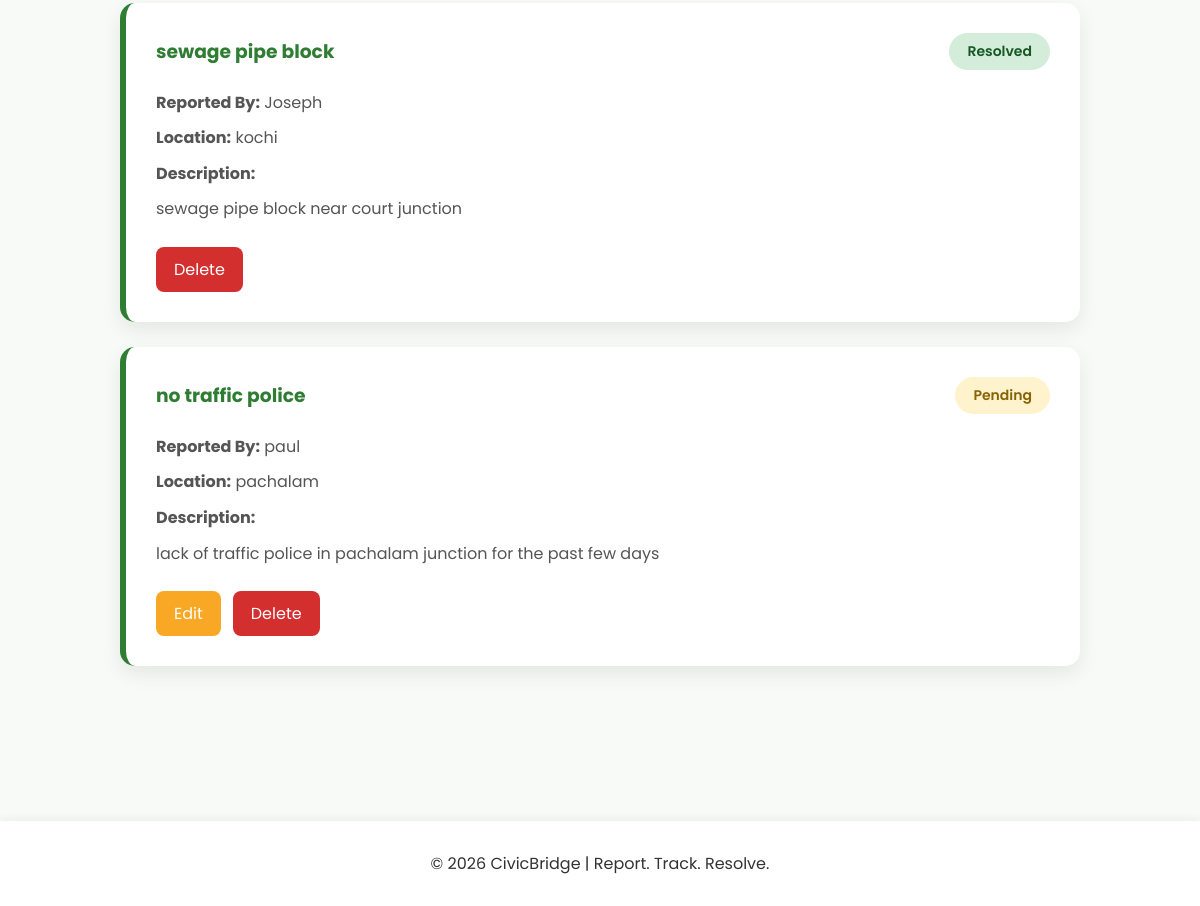
The app's page /issues (lower part), older data.
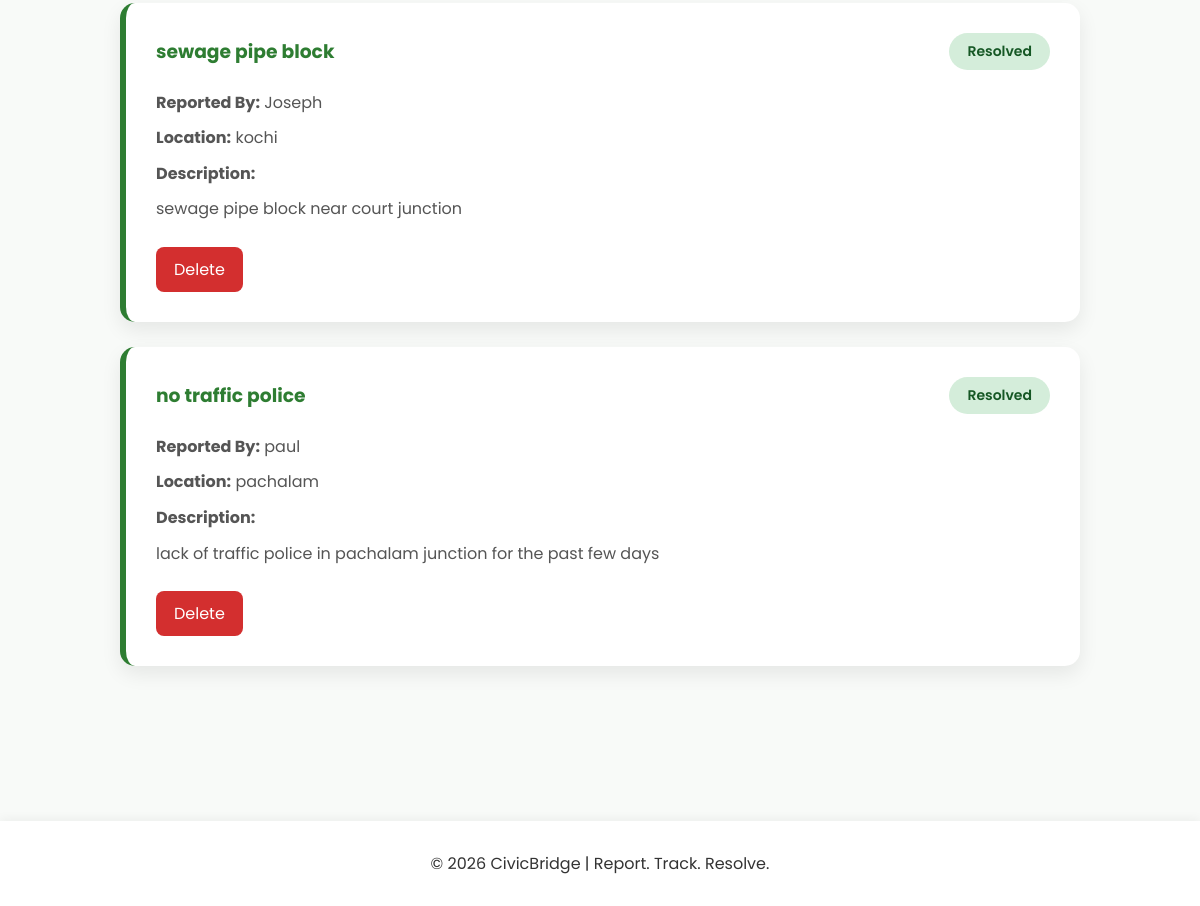
The same page, newer data.
### tables this page shows
CREATE TABLE reports (
    id INTEGER PRIMARY KEY AUTOINCREMENT,
    name TEXT,
    location TEXT,
    title TEXT,
    description TEXT
, status TEXT, username TEXT);

### app/app.py (the view)
@app.route("/issues")
def issues():
    conn = sqlite3.connect("civicbridge.db")
    cursor=conn.cursor()
    status=request.args.get("status")
    search=request.args.get("search")
    if search:
        cursor.execute(
            "SELECT * FROM reports WHERE title LIKE ?",
            (f"%{search}%",)
        )
    elif status:
        cursor.execute(
            "SELECT * FROM reports WHERE status=?",
            (status,)
        )
    else:
        cursor.execute("SELECT * from reports")
    reports=cursor.fetchall()
    conn.close()
    return render_template("issues.html", reports=reports)

### app/templates/issues.html (shortened to what this page needs)
{% extends "base.html" %}
{% block content %}
<div class="issues-container">
{% if reports %}
    {% for report in reports %}
    <div class="issue-card">
        <div class="issue-top">
            <h3>{{ report[3] }}</h3>
            {% if report[5] == "Resolved" %}
                <span class="status resolved">
                    Resolved
                </span>
            {% else %}
                <span class="status pending">
                    Pending
                </span>
            {% endif %}
        </div>
        <p><strong>Reported By:</strong> {{ report[1] }}</p>
        <p><strong>Location:</strong> {{ report[2] }}</p>
        <p><strong>Description:</strong></p>
        <p>{{ report[4] }}</p>
        <div class="issue-actions">
           {% if report[5] == "Pending" %}
                <a href="/edit/{{ report[0] }}" class="btn-edit">
                    Edit
                 </a>
            {% endif %}
            <a href="/delete/{{ report[0] }}" class="btn-delete">
                Delete
            </a>
        </div>
    </div>
    {% endfor %}
{% endif %}
</div>
{% endblock %}

Row changes from the older to the newer data that the page shows:
changed reports "no traffic police": status "Pending Edit" → "Resolved"
